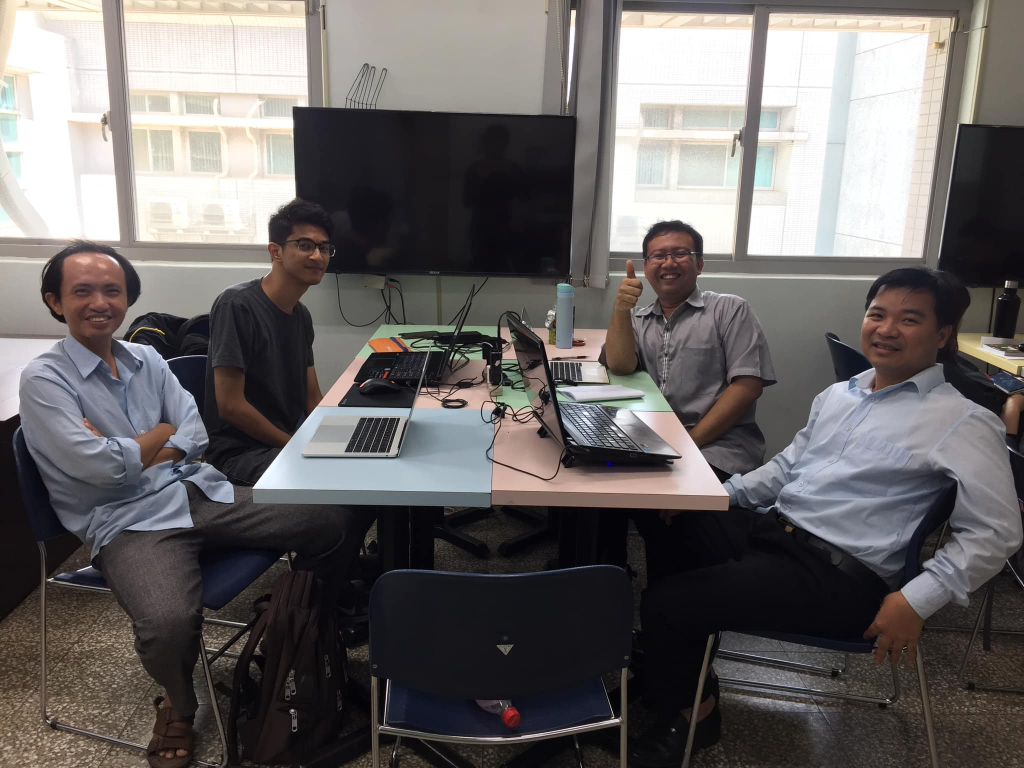
#> input picture Simple-Face-Detection/foto_deteksi.jpg, 2048 x 1536 px (shown at 1/2 size)
$ python facedetection.py
#> lines starting #> are read from the running program, lines starting #| are printed output that depends on the picture; after the words box and inside, x2 and y2 are one past the last pixel; in counts of white or black regions, pixels touching at a corner belong together
import cv2 as cv
import imutils as im

faces = cv.CascadeClassifier('haarcascade_frontalface_default.xml')
eyes = cv.CascadeClassifier('haarcascade_eye.xml')

imgsrc = cv.imread('foto_deteksi.jpg')
#> imgsrc is the input picture: shape (1536, 2048, 3); mean B, G, R 102, 102.5, 106.4
imgres = im.resize(imgsrc, width=500)
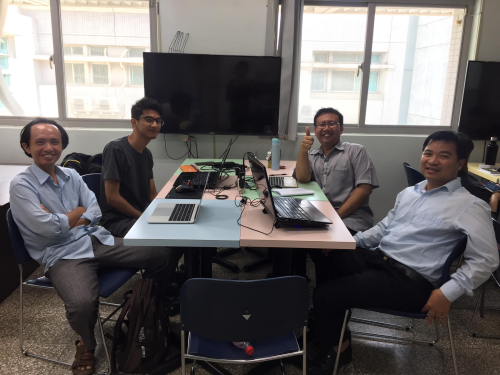
#> imgres: shape (375, 500, 3); mean B, G, R 102, 102.5, 106.4
imggrey = cv.cvtColor(imgres, cv.COLOR_BGR2GRAY)
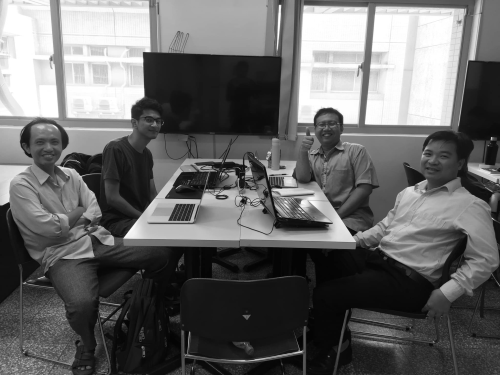
#> imggrey: shape (375, 500); min 3, max 255, mean 103.6

faceDetection = faces.detectMultiScale(imggrey, 1.3, 1)
#> faceDetection = [[136, 108, 31, 31], [312, 112, 31, 31], [30, 128, 36, 36], [414, 139, 41, 41]]

totalFaces = 0
for(x, y, w, h) in faceDetection:
    totalFaces = totalFaces + 1
    cv.rectangle(imgres, (x,y), (x+w, y+h), (255,0,0), 2)
#> this loop made 4 passes
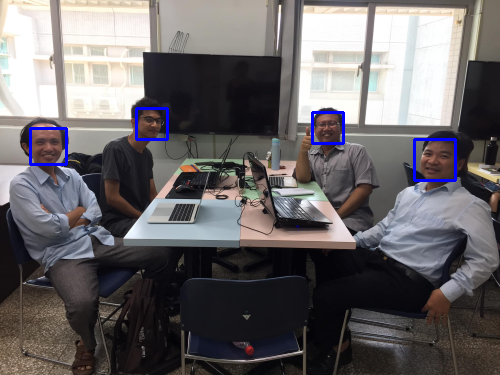
#> imgres: shape (375, 500, 3); 0.88% of pixels changed, all inside (x1, y1, x2, y2) = (29, 107, 457, 182)
#> after the loop, totalFaces = 4

print(totalFaces)
#| 4

cv.imshow('HASIL AKHIR', imgres)
cv.waitKey(0)
cv.destroyAllWindows()
